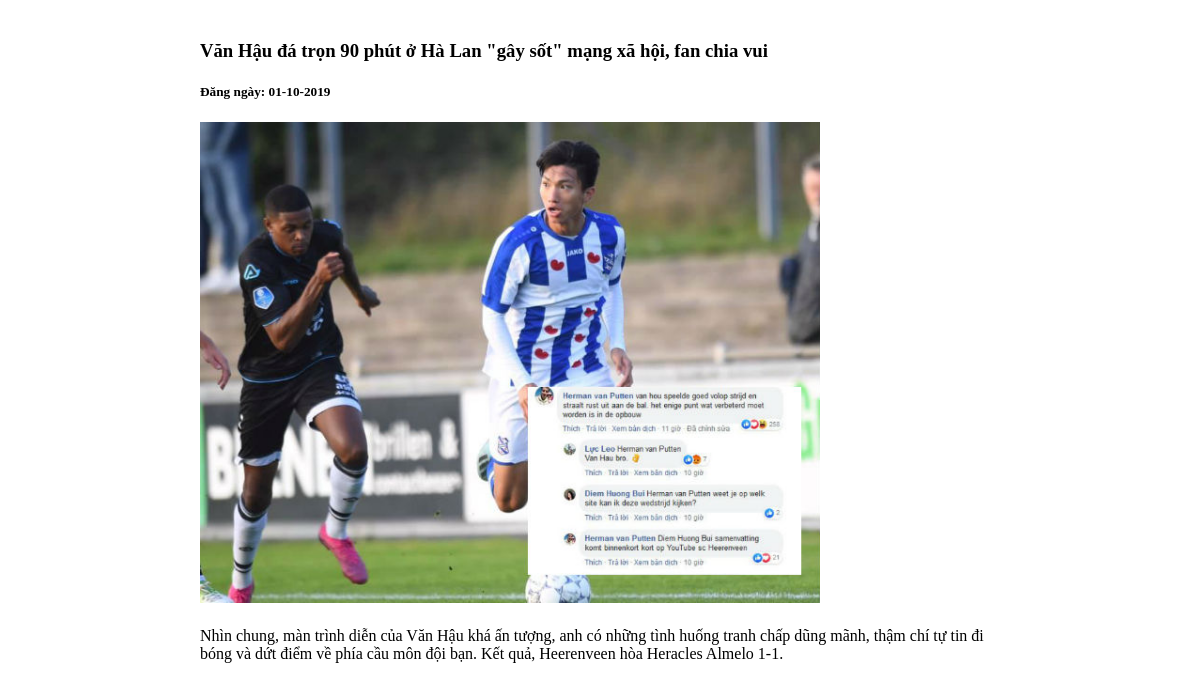
Screenshot of /View/detail.php?id=6 with the database file from the repository.
### tables this page shows
CREATE TABLE `news` (
  `id` int(11) NOT NULL,
  `title` varchar(255) NOT NULL,
  `description` varchar(255) NOT NULL,
  `image` varchar(50) NOT NULL,
  `created_at` date NOT NULL DEFAULT current_timestamp()
);

### Model/DbConnect.php (called while the page is built)
<?php
    class DbConnect {
		public function DbConnect() {
			$conn = new mysqli('localhost','root','','exercise2');
			$conn->set_charset('utf8');
			if(mysqli_connect_errno()){
				echo "Lỗi kết nối: " . mysqli_connect_error();
				die();
			}else{
				return $conn;
			}
		}
	}
?>

### Controller/NewController.php (called while the page is built)
<?php
	require_once('../Model/NewModel.php');
	class NewController {
		public function index() {
			$listNews = new NewModel();
			if(isset($_GET['id'])){
				$arDetail = $listNews->detailNew($_GET['id']);
				return $arDetail;
			}else{
				$arNews = $listNews->listNews();
				return $arNews;
			}
		}
	}
?>

### Model/NewModel.php (called while the page is built, shortened)
<?php
require_once('DbConnect.php');
class NewModel extends DbConnect {
	protected $conn;
	public function __construct() {
		$this->conn = $this->DbConnect();
	}
	function detailNew($id) {
		$queryDetail = "SELECT * FROM news WHERE id = '{$id}'";
		$arDetail    = $this->conn->query($queryDetail);
		return $arDetail;
	}
}
?>

### View/detail.php (the view, shortened to what this page needs)
<!DOCTYPE html>
<html>
<head>
	<link rel="stylesheet" type="text/css" href="../public/css/style.css">
</head>
<body>
<?php
include('../Controller/NewController.php');
$news     = new NewController();
$array 	  = $news->index();
$arDetail = mysqli_fetch_assoc($array);
$date     =date_create($arDetail['created_at']);
?>
<div class="detail">
	<h3><?php echo $arDetail['title'] ?></h3>
	<h5>Đăng ngày: <?php echo date_format($date,"d-m-Y");?></h5>
	<img src='../public/img/<?php echo $arDetail['image'] ?>' style="width: 620px" alt="">
	<span><?php echo $arDetail['description'] ?></span>
</div>
</body>
</html>

### public/css/style.css (style rules this page uses)
.detail { width: 800px; margin: 40px auto; }
.detail span { display: block; padding-top: 20px; }

### rows the page displays
news: title "Văn Hậu đá trọn 90 phút ở Hà Lan \"gây sốt\" mạng xã hội, fan chia vui", created_at "01-10-2019", image (picture), description "Nhìn chung, màn trình diễn của Văn Hậu khá ấn tượng, anh có những tình huống tranh chấp dũng mãnh, thậm chí tự tin đi bóng và dứt điểm về phía cầu môn đội bạn. Kết quả, Heerenveen hòa Heracles Almelo 1-1."
